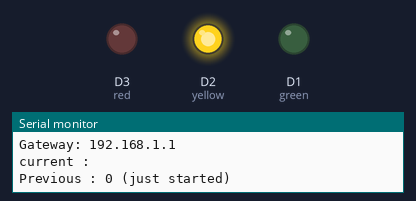
Simulated run of this sketch. Board: ESP8266 (NodeMCU). On the bench: output pins drawn as LEDs (lit = HIGH), the last lines printed to the serial monitor. WiFi joins after 1.5 s; servers stay silent unless stated; uploads are accepted with an empty reply.

Above: at 6.71 s.
At 10.1 s:
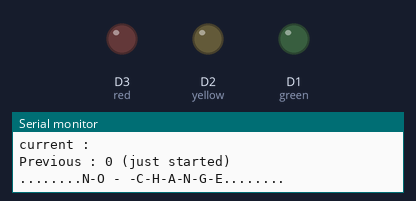
Timing chart, 0 to 12.4 s (numbered marks = the images above):
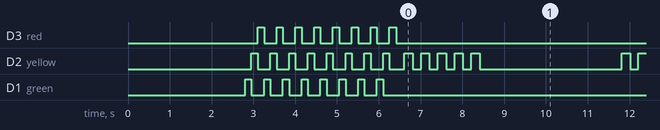

Measured:
- by itself, D2 (yellow): HIGH → LOW at 3.1 s, → HIGH 0.30 s later, → LOW 0.15 s later, → HIGH 0.30 s later, … (255 changes in this stretch)
- by itself, everything shown: repeats every 5.2 s, in 10 steps

The sketch:

INSPARK_FOREX.ino
```cpp
/*
******************************************  INSPARK ***** PROJECT  ********************************************

              Project Title : Forex Rate Tracker

              Contributed by : Avi Singh(1NT18IS037) and Deepak Kumar Gupta(1NT18IS050)

******************************************                          *******************************************
*/
// Loading in the libraries that are used.
#include <Arduino.h>
#include <ESP8266WiFi.h>
#include <ESP8266WiFiMulti.h>
#include <ESP8266HTTPClient.h>
#include <BlynkSimpleEsp8266.h>//header file for using Blynk app sevices...

ESP8266WiFiMulti wifiMulti;

#define BLYNK_PRINT Serial

#define green D1
#define yellow D2
#define red D3

char auth[] = "4pyZKkHXVbLY9TNJA1D3zoEOCwaHoyCQ";// confidential and unique autentication key for connecting to Blynk app
char ssid[] = "DdeepakG";
char pass[] = "nitinG1105";

double myForexRate=0.0;
double preForexRate=0.0;
String myDataStr="0 (just started)";
String preDataStr="0";

BlynkTimer timer;

void myTimerEvent() //This is function which is called in every 5 seconds..., which sends data to Blynk app
{
  // You can send any value at any time.
  //Sending previous and current Forex Rates to Blynk App using virtual pin V1 and V5
  Blynk.virtualWrite(V1,preDataStr);
  Blynk.virtualWrite(V5, myDataStr);
}

// This is the start of the setup loop. Things that are within the setup loop run just once
void setup()
{
  Serial.begin(9600);
  delay(500);    // wait half a second

  Serial.print("Connecting\t.....");
  delay(500);
  // disconnect any current WiFi connection... for good measure!
  WiFi.disconnect();
  // Connect/add any potential WiFi SSID's and passwords that your project may encounter
  wifiMulti.addAP("DdeepakG", "nitinG1105");
 // wifiMulti.addAP("SecondWifi", "SecondPassword");
 // wifiMulti.addAP("Nth_WIFI", "Nth_PASSWORD");

  // initializing ech of the digital pins as outputs...
  pinMode(green, OUTPUT);
  pinMode(yellow, OUTPUT);
  pinMode(red, OUTPUT);
  digitalWrite(green, 0);
  digitalWrite(yellow, 0);
  digitalWrite(red, 0);

  Blynk.begin(auth, ssid, pass);
   // Setup a function to be called every 5second
  timer.setInterval(5000L, myTimerEvent);

// a loop that will print dots every half a second while the WiFi is NOT connected (WL_CONNECTED is likeeee an attribute of the Wifi library kinda)
  while(wifiMulti.run() != WL_CONNECTED)
  {
    delay(500);
    Serial.print(".....\t");
  }
  // the end of the loop. This will be reached when WL_CONNECTED becomes true, i.e. when the board has established a connection with the internet

  // Print out the Wifi name that was connected to, and give u a little validation
  Serial.print("\n WiFi SSID name:");
  Serial.println (WiFi.SSID());
  Serial.println("Successfully connected!!!");
  //Showing that wifi is connected by blinking leds 8 times...
  for(int i=0;i<8;i++)
  {
      digitalWrite(green, 1);
      digitalWrite(yellow, 0);
      digitalWrite(red, 0);
      delay(150);
      digitalWrite(green, 0);
      digitalWrite(yellow, 1);
      digitalWrite(red, 0);
      delay(150);
      digitalWrite(green, 0);
      digitalWrite(yellow, 0);
      digitalWrite(red, 1);
      delay(150);
  }
  Serial.print("IP address: ");
  Serial.println(WiFi.localIP());
  Serial.print("Netmask: ");
  Serial.println(WiFi.subnetMask());
  Serial.print("Gateway: ");
  Serial.println(WiFi.gatewayIP());

  digitalWrite(green, 0);
  digitalWrite(yellow, 0);
  digitalWrite(red, 0);
}
// This is the end of the setup loop


// This is the loop that DOES the stuff. It uses a function that is defined outside of this loop, at the very bottom of the code, for displaying on the Blynk app
// This loop goes forever and ever and ever and.....
void loop()
{
    Blynk.run();
    timer.run(); // Initiates BlynkTimer

    // shortening HTTPClient to http...
    HTTPClient http;
    // This is my thingspeak API... U gotta put YOUR proper stuff in here, but the only thing that'll change is the 16 digit api key
    http.begin("api.thingspeak.com", 80, "/apps/thinghttp/send_request?api_key=SHGYCO73D3VSDMJS"); //HTTP  SHGYCO73D3VSDMJS
    // Do a GET (request)!
    int httpCode = http.GET();

    // httpCode will be negative if there's a problem... it'll be displayed (see the "else" statement below) if there's an error
    if(httpCode > 0)
    {
      // If a file was found at the server (i.e. it's all g)...
      if(httpCode == HTTP_CODE_OK)
      {
      // THIS "myDataStr" is the string from the thinghttp URL, IT IS THE VARIABLE (As a string, i.e. text)
         preDataStr=myDataStr;
         myDataStr = http.getString();
         Serial.print("current : ");
         Serial.println(myDataStr);
         Serial.print("Previous : ");
         Serial.println(preDataStr);
        //convert this string (text) to an float(floating point number)....
         preForexRate = myForexRate; ///assigning last value to preForexRate to compare later.
         myForexRate = myDataStr.toFloat();

      //..............CHECKING....FOR......DROP..........
         if(myForexRate < preForexRate)
         {
            digitalWrite(green,0);
            digitalWrite(yellow,0);
            for(int x=0;x<12;x++)
            {
              digitalWrite(red,1);
              delay(200);
              digitalWrite(red,0);
              delay(200);
            }
            Serial.println("D.....R.....O.....P........");
         }
       //..............CHECKING....FOR.....RISE.........
         else if(myForexRate > preForexRate)
         {
            digitalWrite(yellow,0);
            digitalWrite(red,0);
            for(int x=0;x<12;x++)
            {
              digitalWrite(green,1);
              delay(200);
              digitalWrite(green,0);
              delay(200);
            }
            Serial.println("...............R..I..S..E..");
         }
         //.........NO CHANGE..........
         else
         {
            digitalWrite(green,0);
            digitalWrite(red,0);
            for(int x=0;x<5;x++)
            {
              digitalWrite(yellow,1);
              delay(200);
              digitalWrite(yellow,0);
              delay(200);
            }
            Serial.println("........N-O - -C-H-A-N-G-E........");
         }

        delay(2000);

        digitalWrite(green,0);
        digitalWrite(yellow,0);
        digitalWrite(red,0);
       }
    }
  //............if there is a problem in retrieving data from cloud..........
    else
    {
     // Seeee, this is the "else" statement, which lets you know if the HTTP get request failed, and prints out the error code
       Serial.printf("[HTTP] GET... failed, error: %s", http.errorToString(httpCode).c_str());

    }
    //closing connection to reconnect again...
    http.end();
    // Wait 1 seconds and repeat this loop over again!
    delay(1000);
}
// THIS is the end of the "forever doing stuff loop... it will repeat forever and ever as long as there's power and there aren't any errors
```
